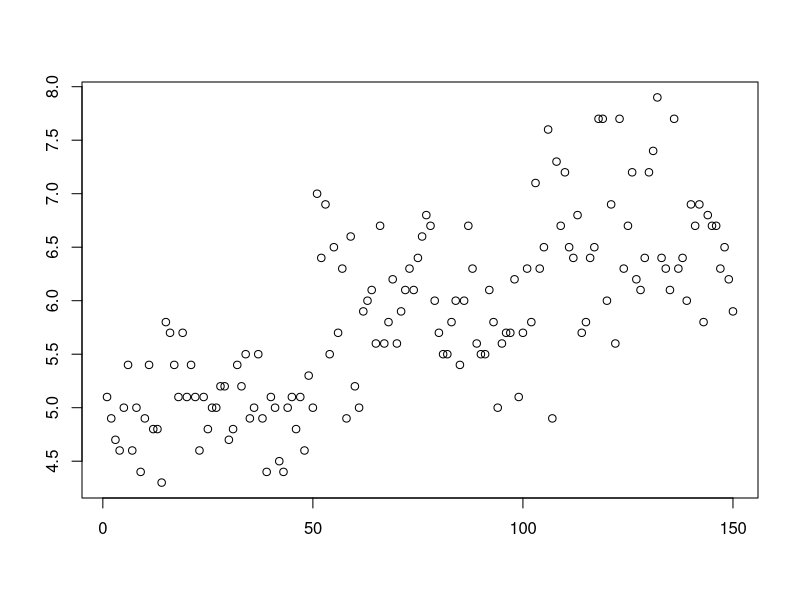
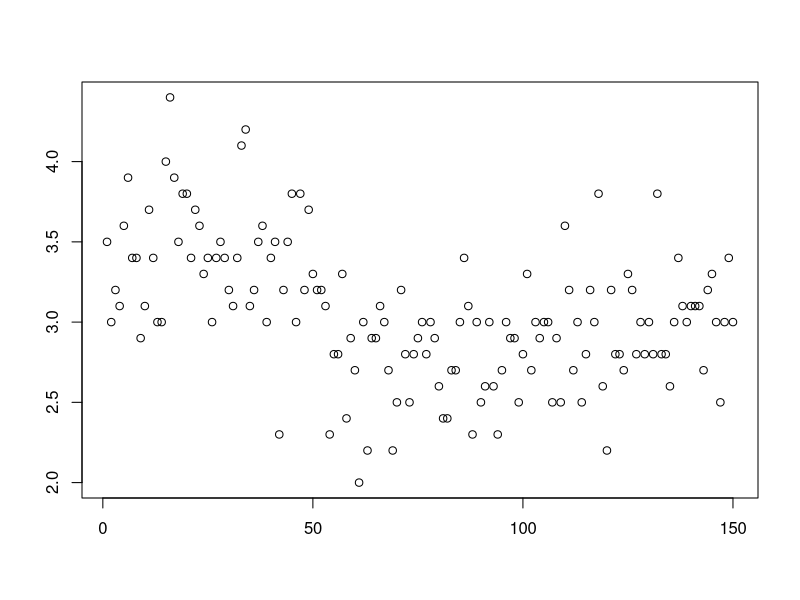
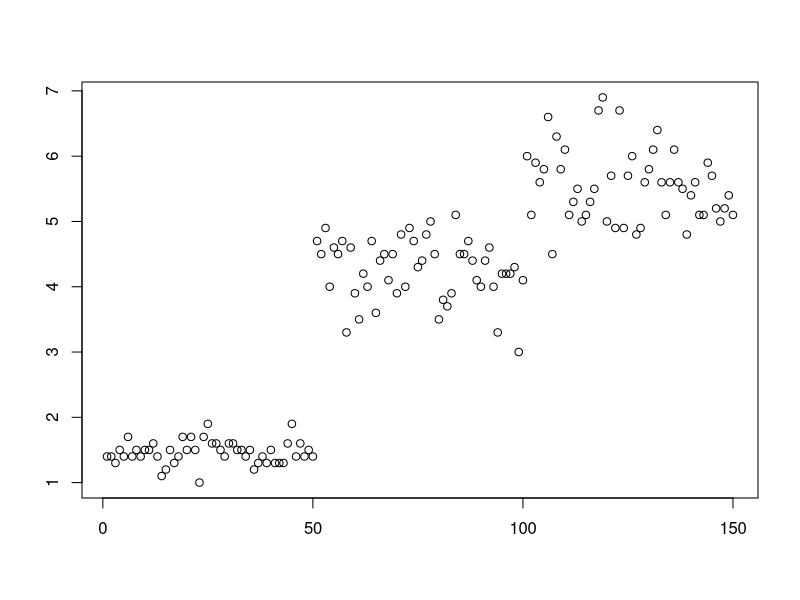
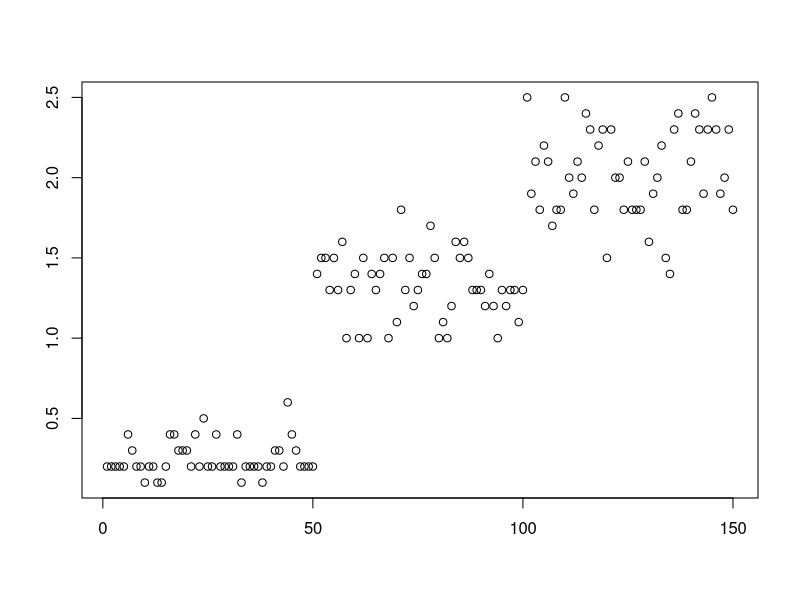

The R script that drew these images, in order:
## ---- chunk 1
knitr::opts_chunk$set(echo = TRUE)
## ---- chunk 2
summary(iris)
## ---- chunk 3

#' Generate md Code for a title
mdTitle <- function(..., prefix = "##", sep = ""){
  cat(prefix, ..., "\n", sep = sep)
}

#' Generate md Code for output
mdOutput <- function(expr){
  output <- capture.output(eval.parent(substitute(expr)))
  writeLines(c("```", output, "```\n"))
  invisible()
}

for (i in 1:4) {
  mdTitle("summary of ", names(iris)[i])
  mdOutput(summary(iris[[i]]))
  mdOutput(plot(iris[[i]], xlab = '', ylab = '', main = ''))
}
